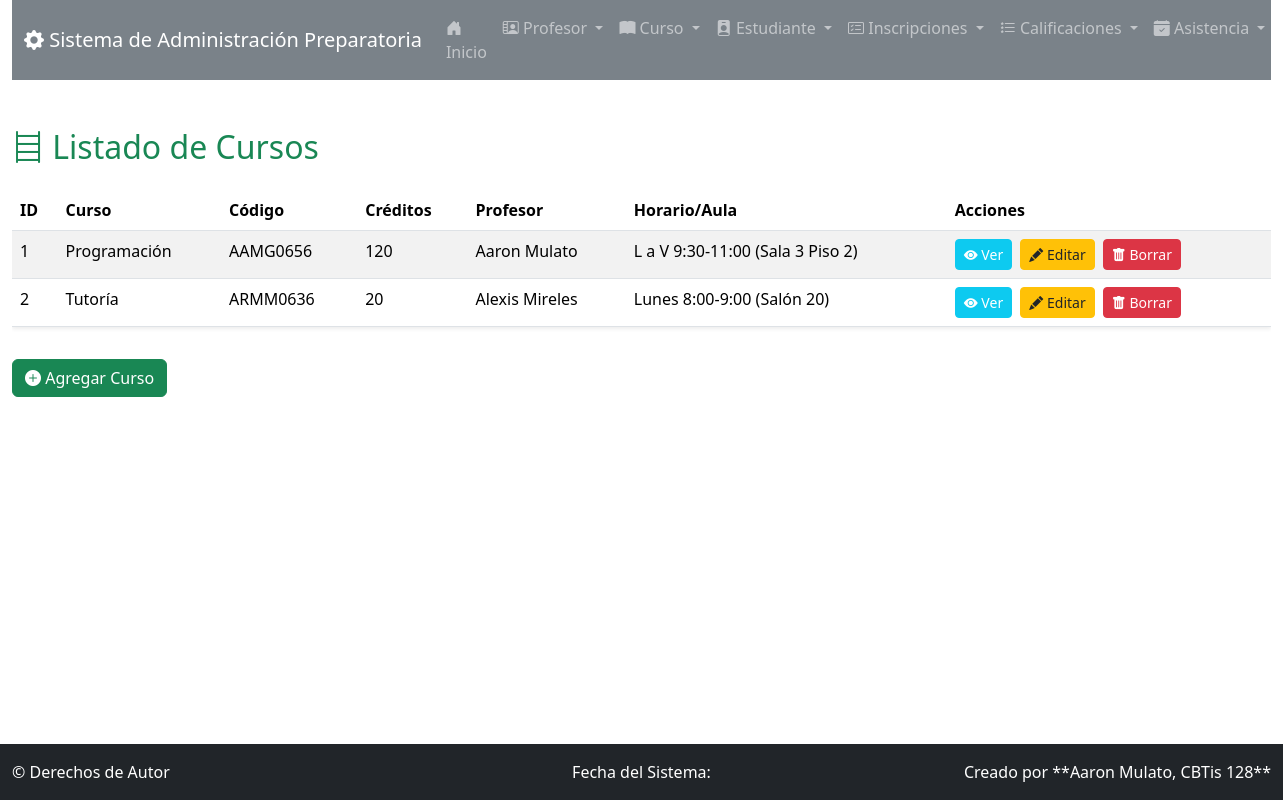
The page /curso/ on the database as committed earlier.
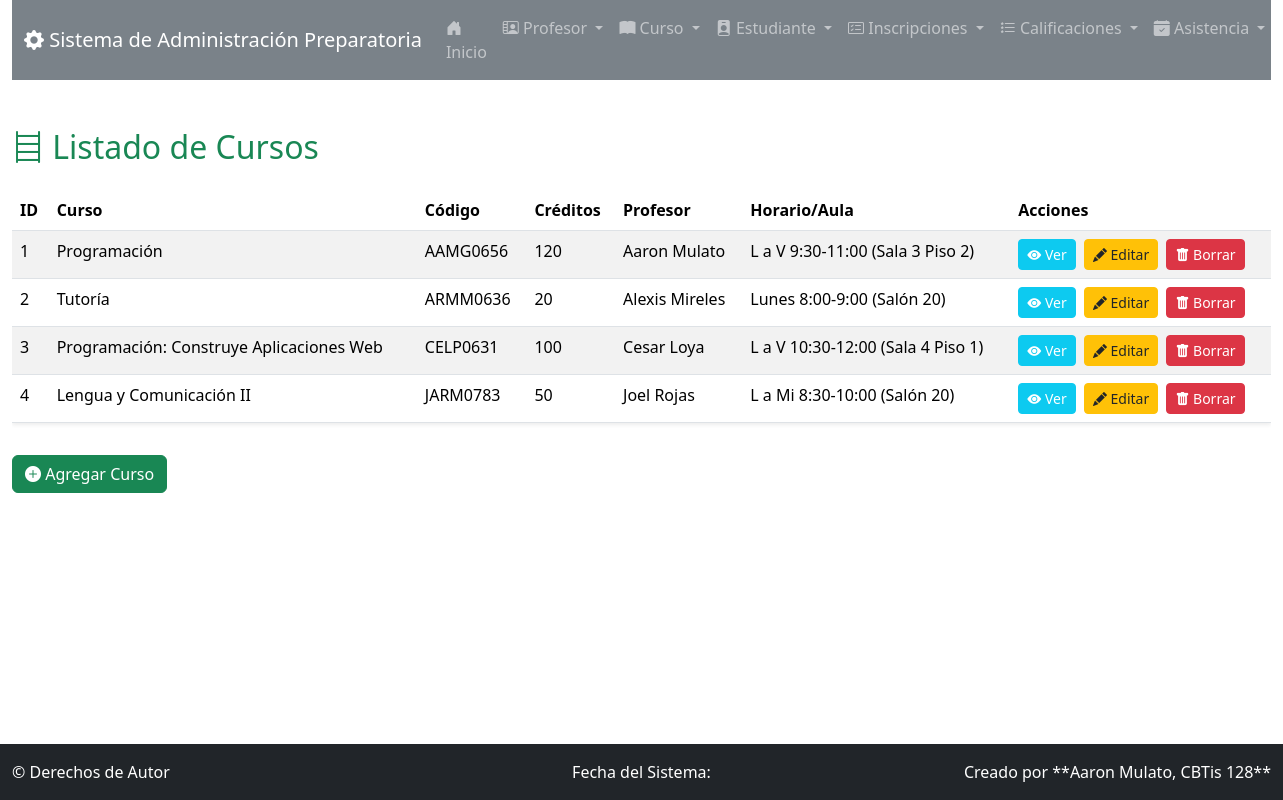
The same page on the database as committed later.
### app_Preparatoria/models.py (models this page shows, shortened)
class Curso(models.Model):
    nombre_curso = models.CharField(max_length=50)
    codigo = models.CharField(max_length=10, unique=True)
    descripcion = models.TextField(max_length=100)
    creditos = models.PositiveIntegerField()
    horario = models.CharField(max_length=50)
    aula = models.CharField(max_length=20)
    profesor = models.ForeignKey(Profesor, related_name="cursos", on_delete=models.CASCADE)

class Profesor(models.Model):
    nombre_profesor = models.CharField(max_length=50)
    apellido_profesor = models.CharField(max_length=50)
    correo_profesor = models.EmailField(max_length=100)
    telefono = models.CharField(max_length=15)
    especialidad = models.CharField(max_length=50, default="")
    fecha_contratacion = models.DateField(auto_now_add=True)
    activo = models.BooleanField(default=True)

### app_Preparatoria/views.py (the view)
# urls.py: path('curso/', views.inicio_curso, name='ver_curso'),
def inicio_curso(request):
    cursos = Curso.objects.all().select_related('profesor')
    context = {'cursos': cursos}
    return render(request, 'curso/ver_curso.html', context)

### app_Preparatoria/templates/curso/ver_curso.html
{% extends 'base.html' %}
{% block content %}
<h2 class="mb-4 text-success"><i class="bi bi-bookshelf"></i> Listado de Cursos</h2>
<div class="table-responsive">
    <table class="table table-striped table-hover shadow-sm">
        <thead class="bg-dark text-white">
            <tr>
                <th>ID</th>
                <th>Curso</th>
                <th>Código</th>
                <th>Créditos</th>
                <th>Profesor</th>
                <th>Horario/Aula</th>
                <th>Acciones</th>
            </tr>
        </thead>
        <tbody>
            {% for curso in cursos %}
            <tr>
                <td>{{ curso.id }}</td>
                <td>{{ curso.nombre_curso }}</td>
                <td>{{ curso.codigo }}</td>
                <td>{{ curso.creditos }}</td>
                <td>{{ curso.profesor.nombre_profesor }} {{ curso.profesor.apellido_profesor }}</td>
                <td>{{ curso.horario }} ({{ curso.aula }})</td>
                <td>
                    <a href="{% url 'ver_detalle_curso' curso.id %}" class="btn btn-sm btn-info text-white me-1"><i class="bi bi-eye-fill"></i> Ver</a>
                    <a href="{% url 'actualizar_curso' curso.id %}" class="btn btn-sm btn-warning text-dark me-1"><i class="bi bi-pencil-fill"></i> Editar</a>
                    <a href="{% url 'borrar_curso' curso.id %}" class="btn btn-sm btn-danger"><i class="bi bi-trash-fill"></i> Borrar</a>
                </td>
            </tr>
            {% empty %}
            <tr>
                <td colspan="7" class="text-center">No hay cursos registrados.</td>
            </tr>
            {% endfor %}
        </tbody>
    </table>
</div>
<div class="mt-3">
    <a href="{% url 'agregar_curso' %}" class="btn btn-success"><i class="bi bi-plus-circle-fill"></i> Agregar Curso</a>
</div>
{% endblock %}

Rows that differ between the two databases and show on the page:
added Curso: id "3", nombre_curso "Programación: Construye Aplicaciones Web", codigo "CELP0631", creditos "100", profesor.nombre_profesor "Cesar", profesor.apellido_profesor "Loya", horario "L a V 10:30-12:00", aula "Sala 4 Piso 1"
added Curso: id "4", nombre_curso "Lengua y Comunicación II", codigo "JARM0783", creditos "50", profesor.nombre_profesor "Joel", profesor.apellido_profesor "Rojas", horario "L a Mi 8:30-10:00", aula "Salón 20"
